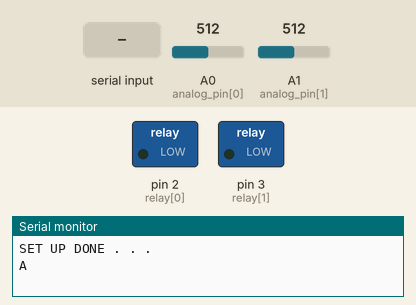
This sketch was run on a simulated Arduino Uno, built with avr-gcc and run on an emulated ATmega328P. Shown: switched loads named in the sketch (green lamp = pin HIGH), the last lines printed to the serial monitor. The inputs (shaded band) are chosen by the test bench; at power-on: A0 (analog_pin[0]) = 512, A1 (analog_pin[1]) = 512.

Above: at 1.2 s.
1.3 s: "reset\n" received over Serial
At 4.5 s:
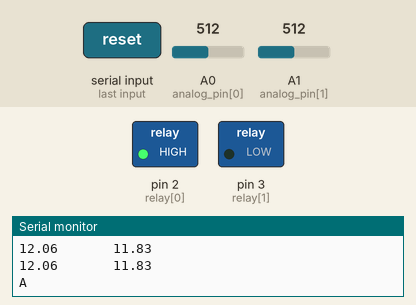
At 7.3 s:
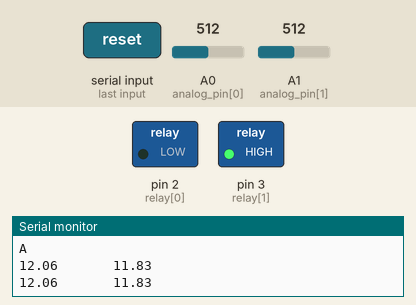
Timing chart, 0 to 8.8 s (numbered marks = the images above; inputs shaded):
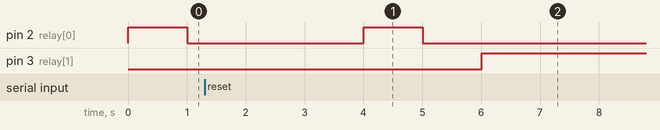

The sketch:

CODE_TESR_SAC.ino
```cpp
// new code 20 06 2024
// note: 0: sac ko day, 1: pin, 2: sac co day
const int relay[2] = {2,3}; // relay loa , sac
const float max_value_voltage[2] = {12.6, 12.55};
const int analog_pin[2] = {A0, A1}; // a1: sac co day, a2: pin
const long interval = 1000; // 1000 -> 4s

volatile bool reset_flag_sac = false;

const float max_value_analog[2] = {530, 470};
const float offset_value_analog[2] = {-45, -330};

const float threshold_voltage_khongday = 8.0;
volatile float voltage_sackhongday=0;
volatile bool flag_koday = false;

const float threshold_voltage_coday = 10.0;
volatile float voltage_saccoday=0;
volatile bool flag_coday = false;
const int count_T = 3000;
int count_delay = 0;

volatile long sumVoltage = 0;
volatile int readingsCount = 0;
unsigned long previousMillis = 0;
bool break_flag = false;
void setup() {
  Serial.begin(38400);
  delay(5);
  pinMode(max_value_voltage[0],INPUT);
  pinMode(max_value_voltage[1],INPUT);
  pinMode(max_value_voltage[2],INPUT);
  pinMode(relay[0],OUTPUT);
  pinMode(relay[1],OUTPUT);
  digitalWrite(relay[0],0);
  digitalWrite(relay[1],0);
  // buzzer(1);
  set_up_timer1();
  Serial.println("SET UP DONE . . .");
}

ISR (TIMER1_OVF_vect) {
  TCNT1 = 65000;
  // PIN
  sumVoltage += map(analogRead(analog_pin[1]),0,max_value_analog[1]/100, 0, max_value_voltage[1]) + offset_value_analog[1];
  readingsCount++;

//  voltage_sackhongday = (map(analogRead(analog_pin[2]),0,max_value_analog[2]/100, 0, max_value_voltage[2])+ offset_value_analog[2])/100;
//  flag_koday = flag_sackoday(voltage_sackhongday);
//
  voltage_saccoday = (map(analogRead(analog_pin[0]),0,max_value_analog[0]/100, 0, max_value_voltage[0])+ offset_value_analog[0])/100;
  flag_coday = flag_saccoday(voltage_saccoday);
}


void loop() {
  // ------------------------------->start ham xuat gia tri pin
  unsigned long currentMillis = millis();
  if (currentMillis - previousMillis >= interval) {
    previousMillis = currentMillis;
    if (readingsCount >= 50) {
      noInterrupts();
      float averageVoltage = sumVoltage / readingsCount;
      averageVoltage /= 100;
      if(averageVoltage > max_value_voltage[0]) averageVoltage = max_value_voltage[0];
      sumVoltage = 0; readingsCount = 0;
      interrupts();
      Serial.print(String(averageVoltage)); //----------------> print gia tri pin
      Serial.print("       ");
      Serial.println(voltage_saccoday);
      // Serial.print(analogRead(analog_pin[1]));
      // Serial.print("       ");
      // Serial.println(analogRead(analog_pin[0]));
    }
  }
  // ------------------------------->end ham xuat gia tri pin


  // new code 27_06
  if (!break_flag)
  {
    if(flag_coday && !break_flag && !reset_flag_sac){
        Serial.println("A");
        buzzer(1);
        digitalWrite(relay[1], 1);
      break_flag = true;
    }
  }

  if (reset_flag_sac) {
    //Serial.println("da reset");
    break_flag = false;
    count_delay=0;
    digitalWrite(relay[0], 0);
    digitalWrite(relay[1], 0);
    delay(2000);
    reset_flag_sac = false;
  }


}

void serialEvent() {
  String recv_data = "";
  if (Serial.available() > 0) {
    recv_data = Serial.readStringUntil('\n');
    if (recv_data == "reset"){
      recv_data = "";
      reset_flag_sac = true;
    }
  }
}

bool flag_sackoday(float voltage_sackoday){
  if (voltage_sackhongday > threshold_voltage_khongday) return true;
  else return false;
}
bool flag_saccoday(float voltage_saccoday){
  if (voltage_saccoday > threshold_voltage_coday) return true;
  else return false;
}
void buzzer(int times) {
  for(int counter=0;counter<times;counter++) {

    digitalWrite(relay[0], 1);
    delay(1000);
        digitalWrite(relay[0], 0);
    delay(1000);
  }
}
void set_up_timer1(){
  cli();
  TCCR1A = 0;
  TCCR1B = 0;
  TIMSK1 = 0;
  TCCR1B |= (1 << CS12);
  TCNT1 = 0;
  TIMSK1 = (1 << TOIE1);
  sei();
}
```

Measured:
- after the input at 1.3 s, pin 2 (relay[0]): LOW → HIGH after 2.7 s, → LOW 1.0 s later; pin 3 (relay[1]): LOW → HIGH after 4.7 s instead of 0.71 s
